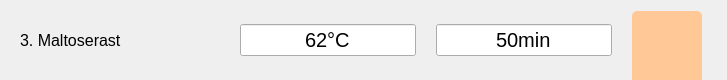
                  <widget class="QFrame" name="frm_mash_step3">
                   <property name="minimumSize">
                    <size>
                     <width>0</width>
                     <height>80</height>
                    </size>
                   </property>
                   <property name="maximumSize">
                    <size>
                     <width>16777215</width>
                     <height>80</height>
                    </size>
                   </property>
                   <layout class="QHBoxLayout" name="horizontalLayout_7">
                    <property name="spacing">
                     <number>20</number>
                    </property>
                    <property name="leftMargin">
                     <number>20</number>
                    </property>
                    <property name="rightMargin">
                     <number>25</number>
                    </property>
                    <item>
                     <widget class="QLabel" name="lbl_mash_step3_title">
                      <property name="minimumSize">
                       <size>
                        <width>200</width>
                        <height>0</height>
                       </size>
                      </property>
                      <property name="font">
                       <font>
                        <pointsize>12</pointsize>
                       </font>
                      </property>
                      <property name="text">
                       <string>3. Maltoserast</string>
                      </property>
                     </widget>
                    </item>
                    <item>
                     <widget class="QLineEdit" name="lne_mash_step3_temp">
                      <property name="font">
                       <font>
                        <pointsize>15</pointsize>
                       </font>
                      </property>
                      <property name="text">
                       <string>62°C</string>
                      </property>
                      <property name="alignment">
                       <set>Qt::AlignCenter</set>
                      </property>
                     </widget>
                    </item>
                    <item>
                     <widget class="QLineEdit" name="lne_mash_step3_time">
                      <property name="font">
                       <font>
                        <pointsize>15</pointsize>
                       </font>
                      </property>
                      <property name="autoFillBackground">
                       <bool>false</bool>
                      </property>
                      <property name="text">
                       <string>50min</string>
                      </property>
                      <property name="alignment">
                       <set>Qt::AlignCenter</set>
                      </property>
                     </widget>
                    </item>
                    <item>
                     <widget class="QPushButton" name="btn_mash_step3_alarm">
                      <property name="minimumSize">
                       <size>
                        <width>70</width>
                        <height>80</height>
                       </size>
                      </property>
                      <property name="maximumSize">
                       <size>
                        <width>70</width>
                        <height>80</height>
                       </size>
                      </property>
                      <property name="styleSheet">
                       <string notr="true">QPushButton{
border-style: none;
border-radius: 5px;
background-color:rgb(255, 200, 150);
}</string>
                      </property>
                      <property name="text">
                       <string/>
                      </property>
                      <property name="icon">
                       <iconset>
                        <normaloff>assets/alarm1.png</normaloff>assets/alarm1.png</iconset>
                      </property>
                      <property name="iconSize">
                       <size>
                        <width>40</width>
                        <height>40</height>
                       </size>
                      </property>
                      <property name="checkable">
                       <bool>false</bool>
                      </property>
                     </widget>
                    </item>
                   </layout>
                  </widget>
